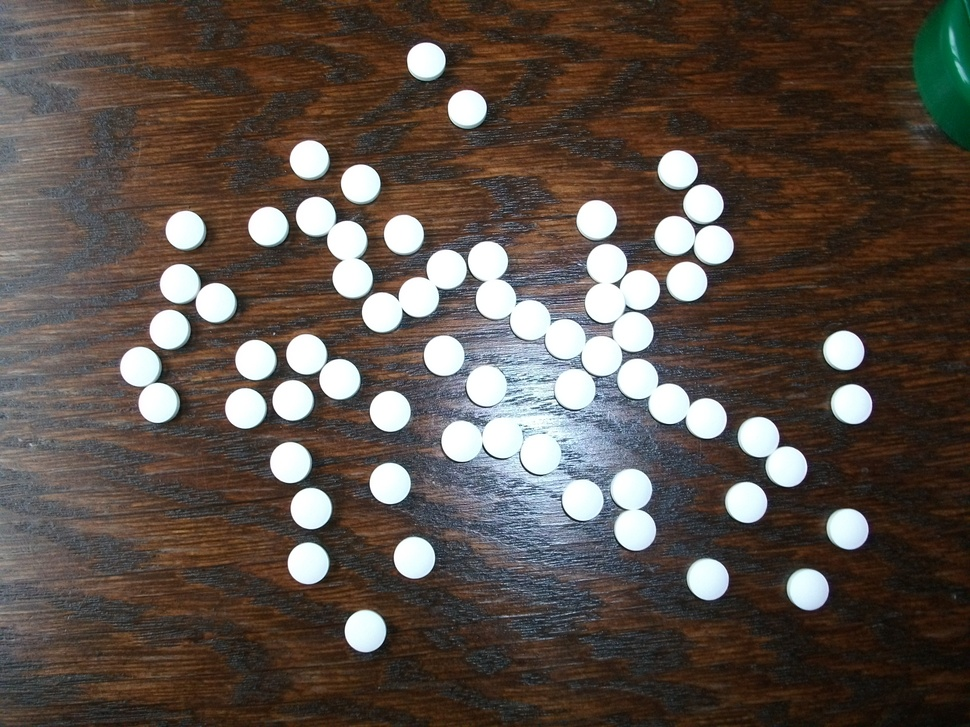
#> input picture Python3/src/13 Scientific Python/SciKitImage/images/tablets.jpg, 970 x 727 px, shrunk from 1600 x 1200 before the run
$ python 03_tablets.py
#> lines starting #> are read from the running program, lines starting #| are printed output that depends on the picture; after the words box and inside, x2 and y2 are one past the last pixel; in counts of white or black regions, pixels touching at a corner belong together
import numpy as np
import scipy.ndimage as nd
import matplotlib.pyplot as plt
import skimage.morphology as morphology
import skimage.feature as feature
import PIL.Image as Image

def load_image( infilename ) :
    img = Image.open( infilename )
    img.load()
    data = np.asarray( img, dtype="int32" )
    return data

def set_title(title):
    figure = plt.gcf()
    figure.canvas.set_window_title(title)

# # use PIL to show true image
# from PIL import Image
img = Image.open("images/tablets.jpg")
#> img is the input picture: PIL image 970x727 RGB; mean R, G, B 91.8, 80.9, 73.6
img.show()

# image is an int numpy array [0 ... 255]
set_title("numpy int array 0 ... 255")
image = load_image("images/tablets.jpg")
plt.imshow(image, interpolation="none")
plt.show()


# convert image to floats
image = image / 256.0
set_title("numpy float array 0.0 ... 1.0")
plt.imshow(image, interpolation="none")
plt.show()

# algorithms expect monochrome images
# so just use the RED part of the image
image = image[:,:,0]
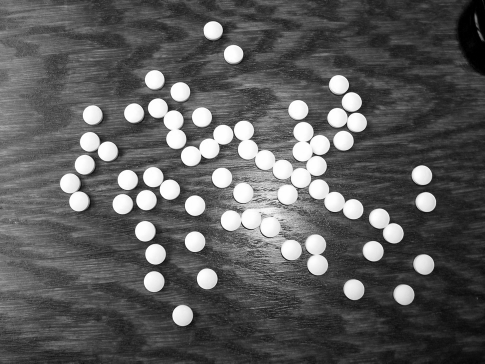
#> image: shape (727, 970) float64 (shown at 1/2 size); min 0, max 0.996, mean 0.359

# use Canny algorith to detect edges
# vary sigma
for i in range(2,10):
    set_title("sigma = {}".format(i))
    edges = feature.canny(image, sigma=i, low_threshold=40/256.0, high_threshold=50/256.0)
    plt.imshow(edges, cmap=plt.cm.gray)
    plt.show()
#> this loop made 8 passes
#> pass 1, `edges = feature.canny(image, sigma=i, low_threshold=40/256.0, high_thr..`:
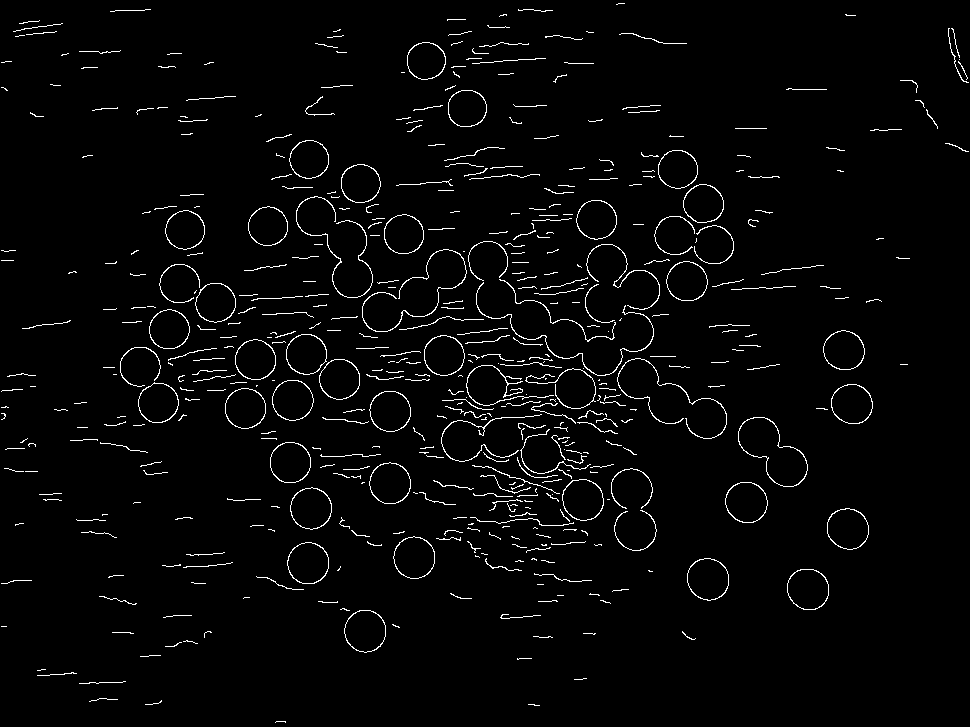
#> edges: shape (727, 970) bool; 2.6% white in thin lines or dots

# vary thresholds
for i in range(5, 60, 5):
    low = i / 256.0
    high = (i + 5) / 256.0
    set_title("low = {}, high = {}".format(low*256, high*256))
    edges = feature.canny(image, sigma=4, low_threshold=low, high_threshold=high)
    plt.imshow(edges, cmap=plt.cm.gray)
    plt.show()
#> this loop made 11 passes
#> pass 1, `edges = feature.canny(image, sigma=4, low_threshold=low, high_threshol..`:
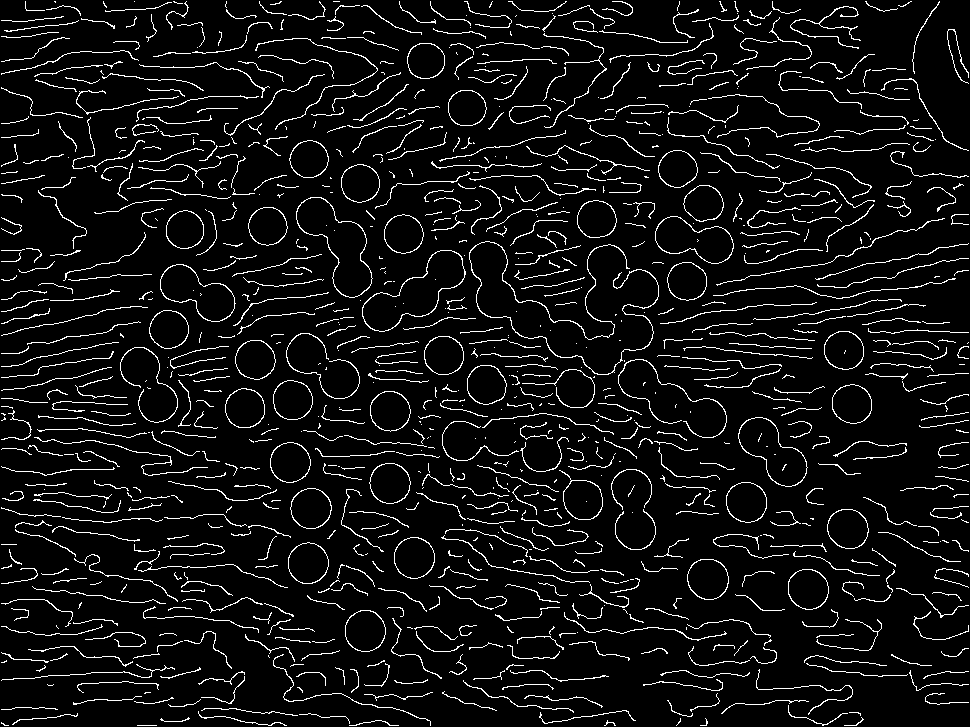
#> edges: shape (727, 970) bool; 6.7% white in thin lines or dots
#> pass 3, `edges = feature.canny(image, sigma=4, low_threshold=low, high_threshol..`:
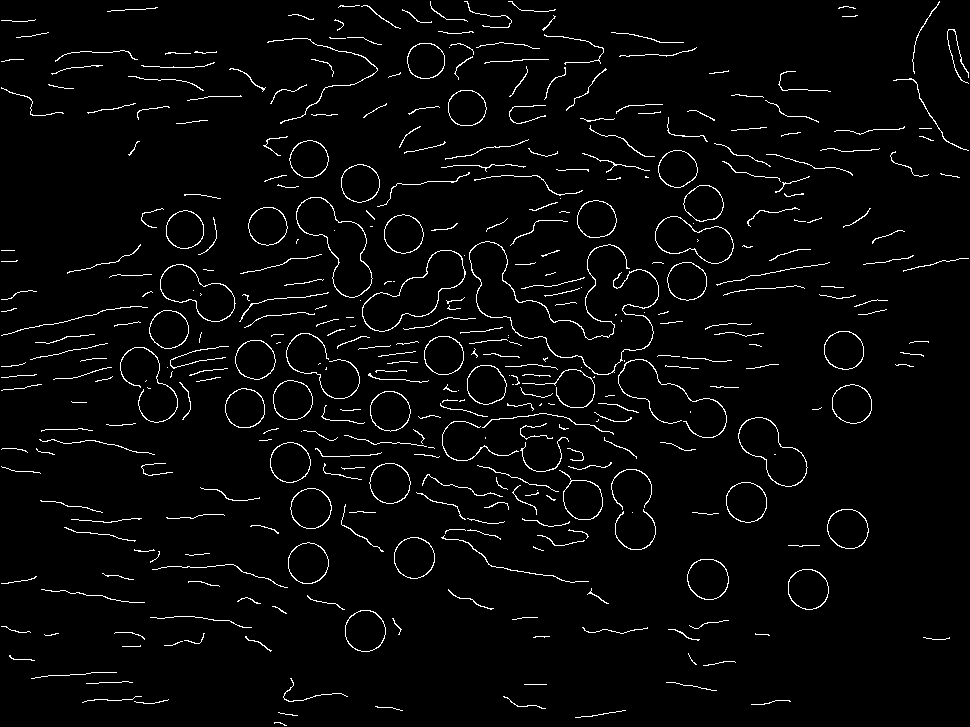
#> edges: shape (727, 970) bool; 3.2% white in thin lines or dots

# choose best parametrs
sigma = 4
low = 40/256.0
high = 45/256.0
set_title("Best choice: sigma = {}, low = {}, high = {}".format(sigma, low*256, high*256))
edges = feature.canny(image, sigma=sigma, low_threshold=low, high_threshold=high)
#> edges: shape (727, 970) bool; 1.2% white in thin lines or dots, all inside (x1, y1, x2, y2) = (120, 29, 968, 652)

# close edges
for i in range(1,10):
    closed = morphology.binary_closing(edges, morphology.square(i)).astype(int)
    # fill circles
    set_title("fill factor = {}".format(i))
    filled = nd.binary_fill_holes(closed).astype(int)
    plt.imshow(filled, cmap=plt.cm.gray)
    plt.show()
#> this loop made 9 passes
#> pass 1, `filled = nd.binary_fill_holes(closed).astype(int)`:
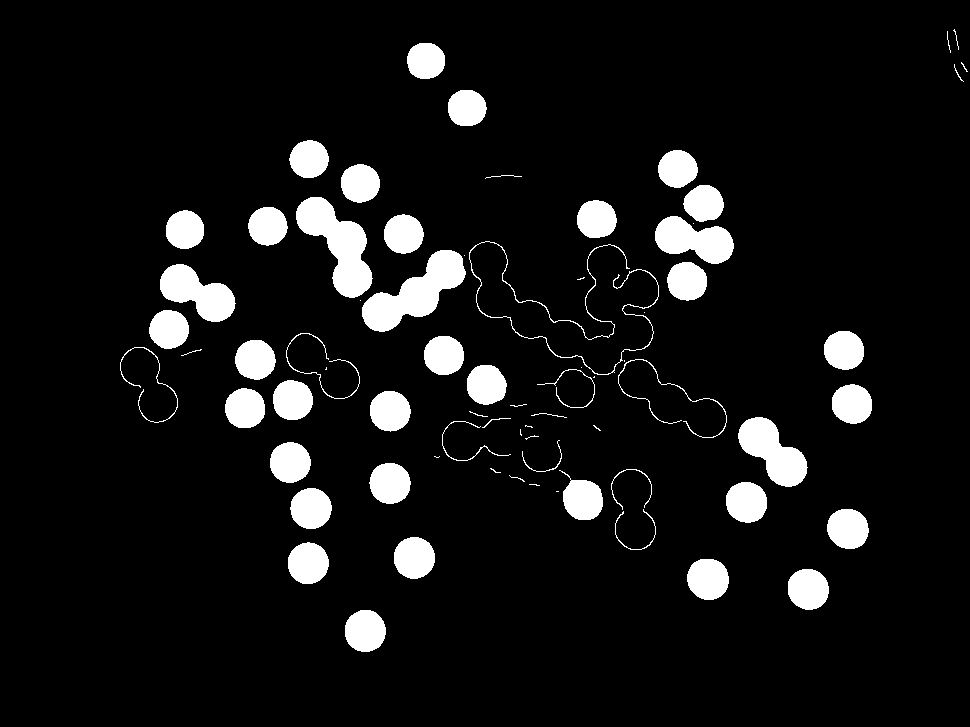
#> filled: shape (727, 970) int64; values 0 (black) and 1 (white), 8.1% white; 73 white regions (20 under 20 px), largest, box (x1, y1, x2, y2) and area: (362, 250, 466, 332) 3812, (296, 197, 373, 298) 3734, (738, 417, 808, 487) 2653
#> after the loop:
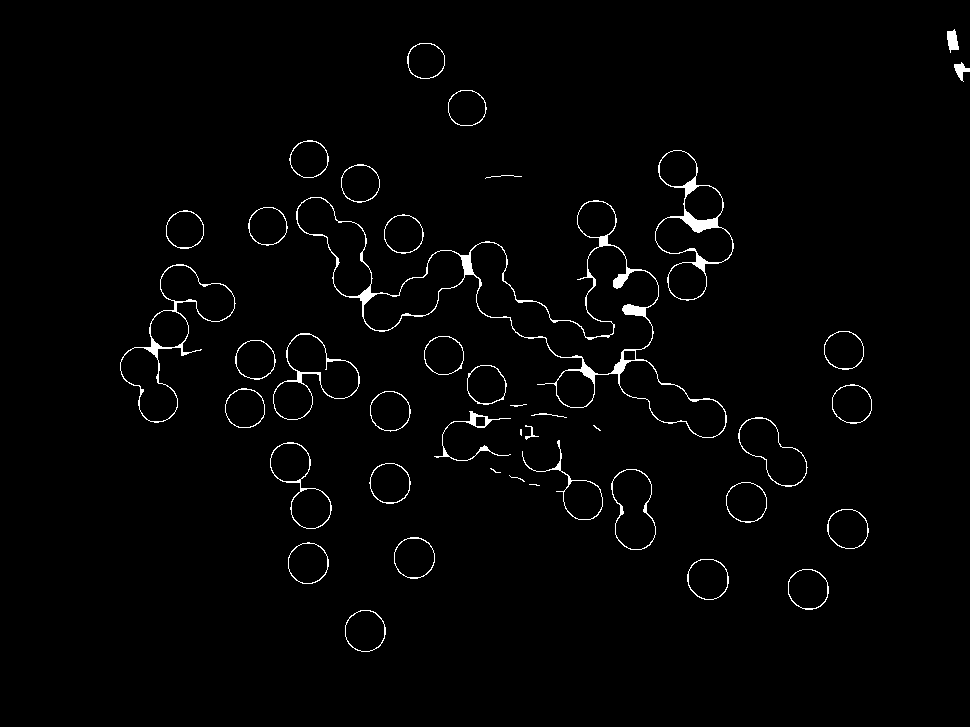
#> closed: shape (727, 970) int64; values 0 (black) and 1 (white), 1.7% white in thin lines or dots, all inside (x1, y1, x2, y2) = (120, 29, 970, 652)

$ run again, with Python3/src/13 Scientific Python/SciKitImage/images/20200402_164234.jpg copied over Python3/src/13 Scientific Python/SciKitImage/images/tablets.jpg
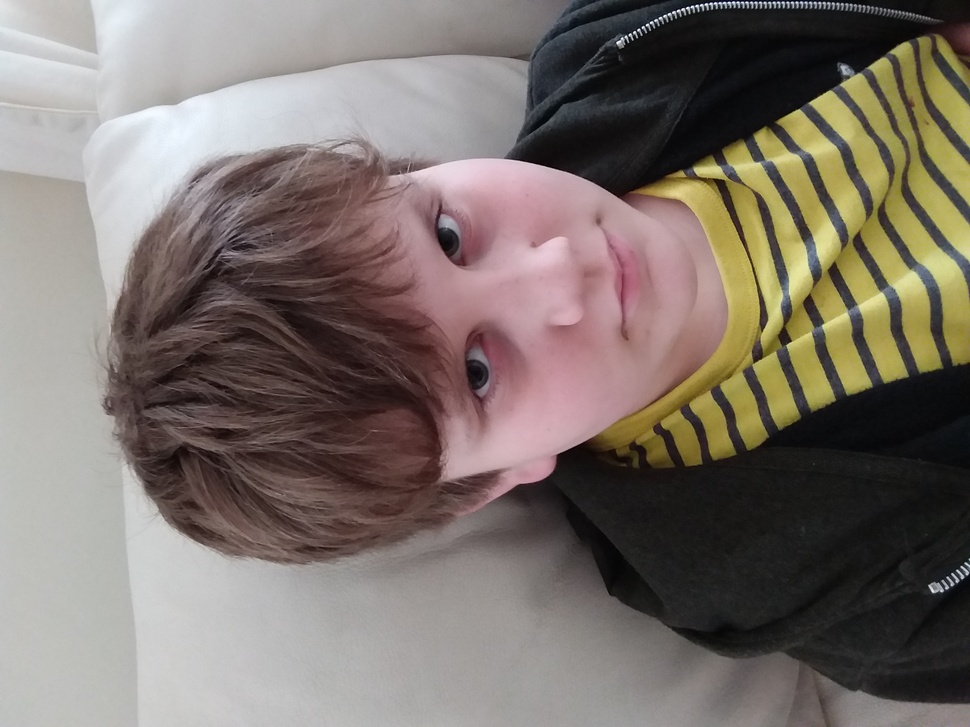
#> input picture Python3/src/13 Scientific Python/SciKitImage/images/20200402_164234.jpg, 970 x 727 px, shrunk from 3264 x 2448 before the run
#> img is the input picture: PIL image 970x727 RGB; mean R, G, B 124.5, 114.9, 108
#> the loop `for i in range(2,10):` made 8 passes
#> pass 1, `edges = feature.canny(image, sigma=i, low_threshold=40/256.0, high_thr..`:
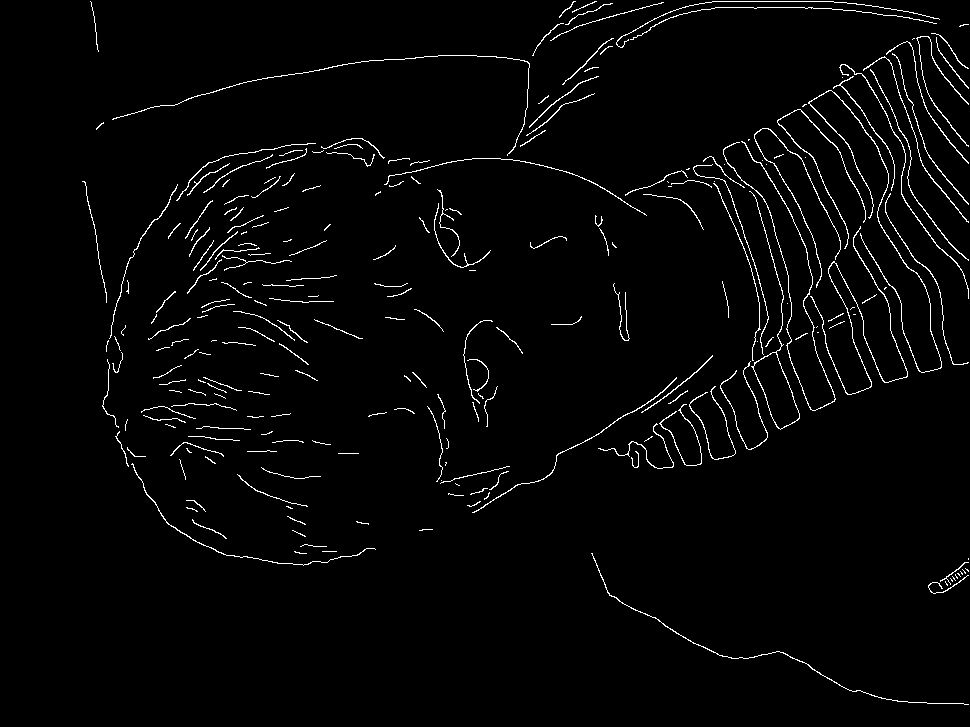
#> edges: shape (727, 970) bool; 2.4% white in thin lines or dots, all inside (x1, y1, x2, y2) = (82, 1, 969, 705)
#> after the loop `for i in range(1,10):`:
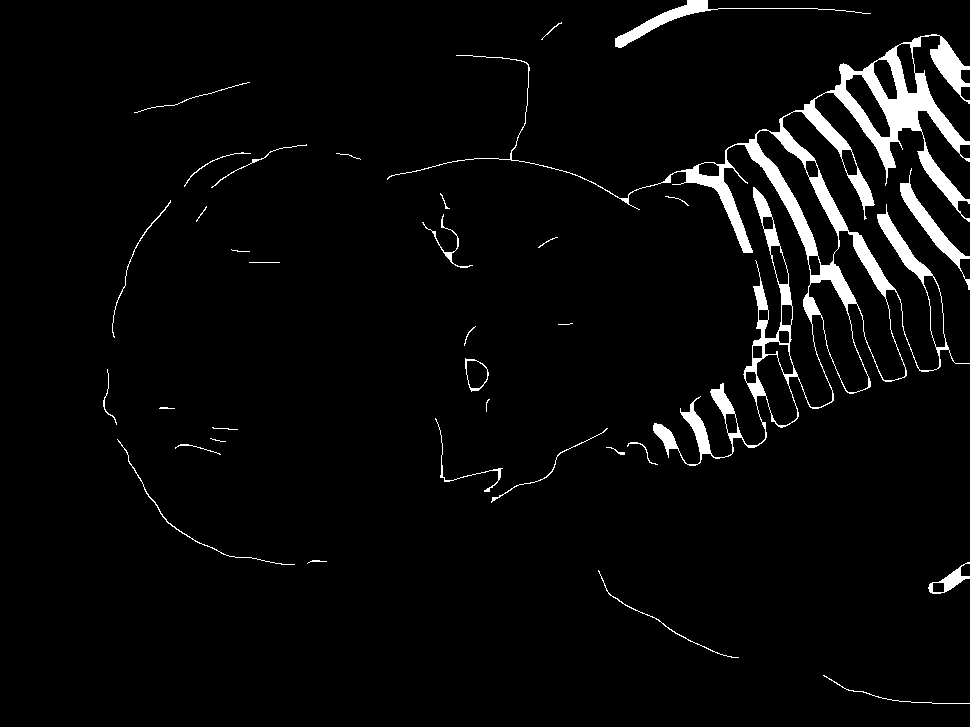
#> closed: shape (727, 970) int64; values 0 (black) and 1 (white), 3.8% white; 34 white regions (3 under 20 px), largest, box (x1, y1, x2, y2) and area: (387, 34, 970, 466) 21620, (900, 168, 970, 290) 1305, (615, 0, 871, 48) 1259

$ run again, with Python3/src/13 Scientific Python/SciKitImage/images/20200402_164248.jpg copied over Python3/src/13 Scientific Python/SciKitImage/images/tablets.jpg
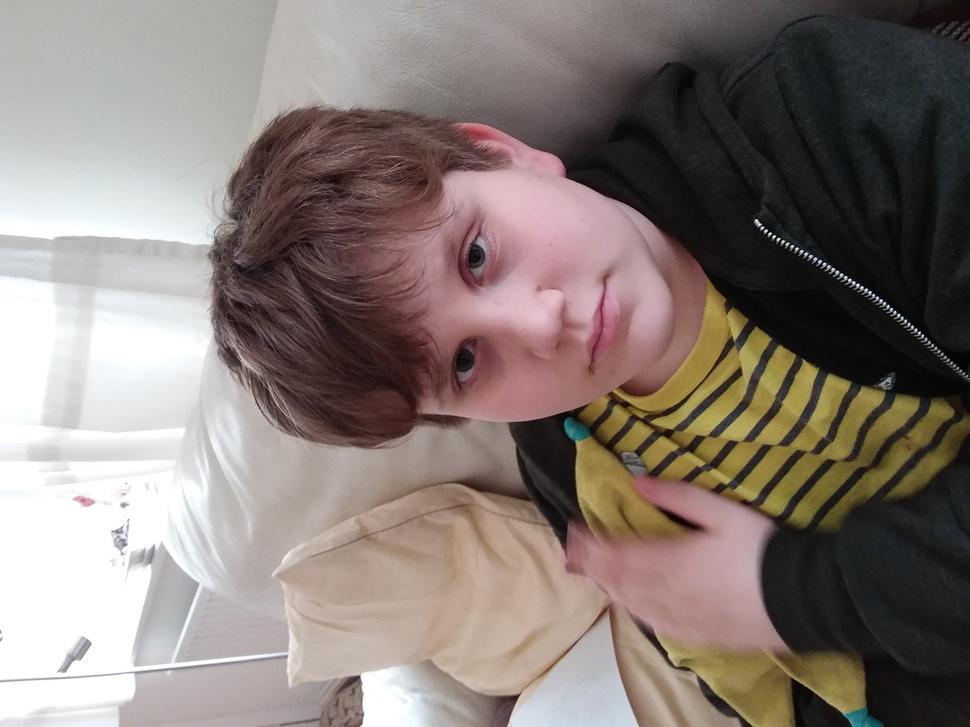
#> input picture Python3/src/13 Scientific Python/SciKitImage/images/20200402_164248.jpg, 970 x 727 px, shrunk from 3264 x 2448 before the run
#> img is the input picture: PIL image 970x727 RGB; mean R, G, B 135.3, 124.1, 118.9
#> the loop `for i in range(2,10):` made 8 passes
#> pass 1, `edges = feature.canny(image, sigma=i, low_threshold=40/256.0, high_thr..`:
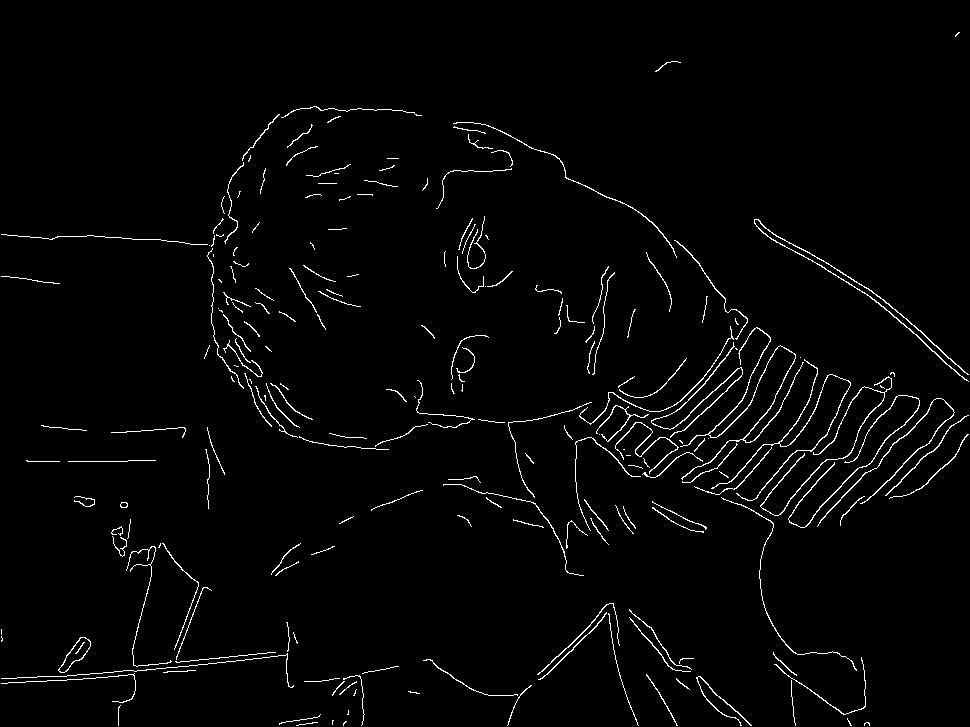
#> edges: shape (727, 970) bool; 2.2% white in thin lines or dots
#> after the loop `for i in range(1,10):`:
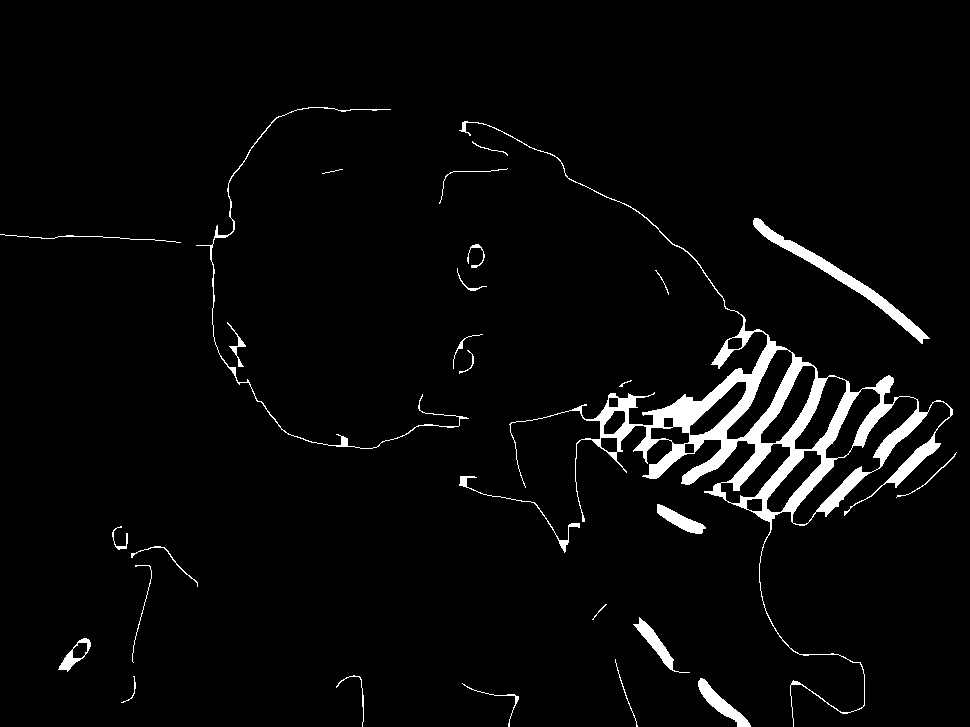
#> closed: shape (727, 970) int64; values 0 (black) and 1 (white), 3.6% white; 28 white regions, largest, box (x1, y1, x2, y2) and area: (459, 121, 953, 727) 17613, (753, 218, 930, 344) 2127, (196, 107, 469, 449) 1109
